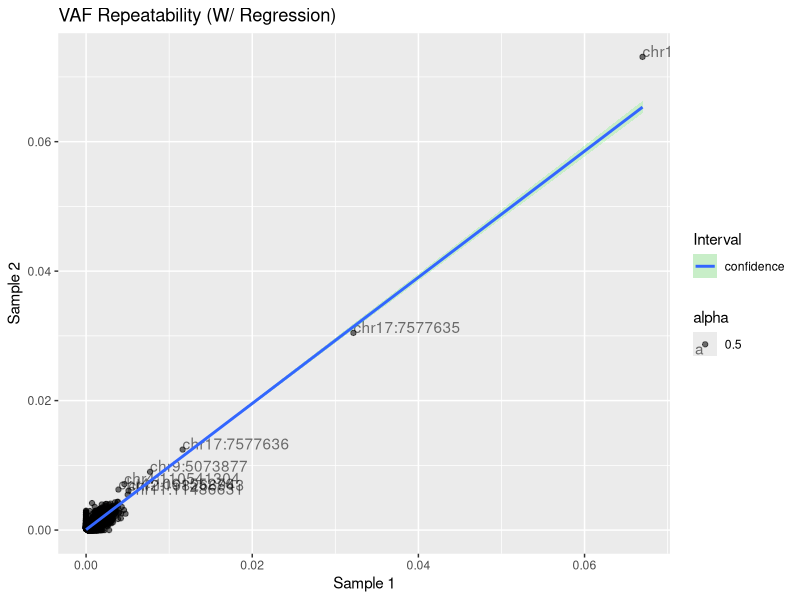
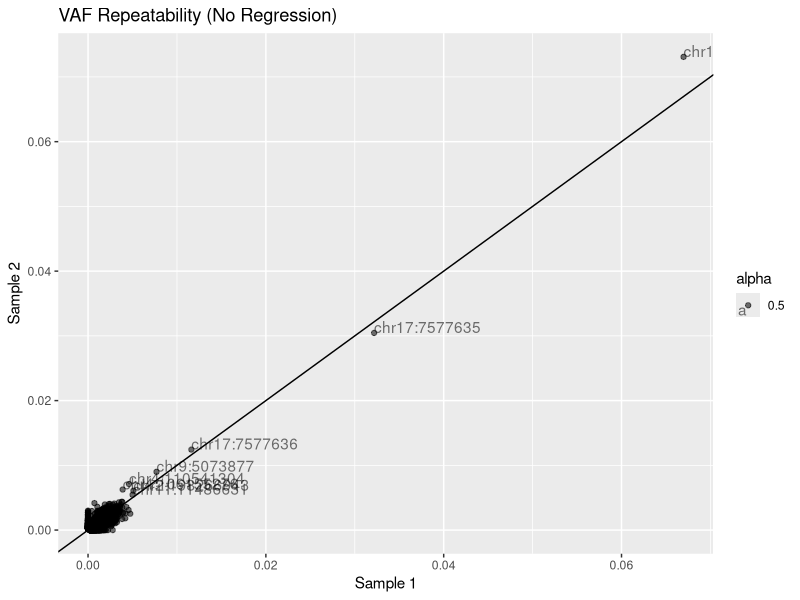

Here is the R script that generated these plots, in order:
library(ggplot2)

# Note that this script cannot begin with a comment for some reason

setwd('/media/alex/Extra/Dropbox/Code/FERMI/varAlleleFrequency')

# This script plots the VAFs of each mutation found between two samples along with a regression
# line and 95% confidence interval in order to understand how repeatable the AFs are for the 
# same variants between samples

# cool little script that checks if ggplot2 is already installed and if not, installs it
list.of.packages <- c("ggplot2")
new.packages <- list.of.packages[!(list.of.packages %in% installed.packages()[,"Package"])]
if(length(new.packages)) install.packages(new.packages, dep=TRUE)


# read in the data
#vafs <- read.table("outputFile", header = TRUE)
vafs <- read.table("vafRepeatability.txt", header = TRUE)
sample1 <- vafs$Sample1
sample2 <- vafs$Sample2
identity <- vafs$Identity

# plot with 95% confidence interval
lm_fit  = lm(sample1 ~ sample2)
x = data.frame(vafs, predict(lm_fit, interval = 'prediction'))

# this appears to do the same as the above
# coef(lm(sample1 ~ sample2, data = vafs))
# geom_smooth(method = "lm", se = TRUE) +

p <- ggplot(x, aes(x=sample1, y=sample2, alpha=0.5, label=identity)) +
  #geom_text(aes(label=identity),hjust=0, vjust=0) + # this labels all points
  geom_text(aes(label=ifelse(sample2>0.005,as.character(identity),'')),hjust=0,vjust=0) + # this labels points above particular frequency
  xlab('Sample 1') +
  ylab('Sample 2') +
  labs(title = 'VAF Repeatability (W/ Regression)') +
  geom_point() +
  geom_smooth(method = 'lm', aes(fill = 'confidence'), alpha = 0.15) +
  scale_fill_manual('Interval', values = c('green', 'blue'))
# print(p)
jpeg('output1.jpg')
print(p)
dev.off()

p <- ggplot(vafs, aes(x=sample1, y=sample2, alpha=0.5, label=identity)) +
  geom_point() +
  geom_text(aes(label=ifelse(sample2>0.005,as.character(identity),'')),hjust=0,vjust=0) + # this labels points above particular frequency
  geom_abline(intercept = 0, slope = 1) +
  xlab('Sample 1') +
  ylab('Sample 2') +
  labs(title = 'VAF Repeatability (No Regression)')
# print(p)
jpeg('output2.jpg')
print(p)
dev.off()
